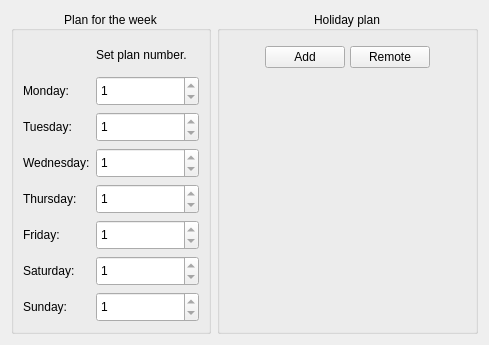
            <widget class="QWidget" name="WeekDate">
             <attribute name="title">
              <string>Week and date</string>
             </attribute>
             <layout class="QGridLayout" name="gridLayout_13">
              <item row="0" column="0">
               <widget class="QGroupBox" name="groupBoxWeek">
                <property name="minimumSize">
                 <size>
                  <width>200</width>
                  <height>0</height>
                 </size>
                </property>
                <property name="maximumSize">
                 <size>
                  <width>16777215</width>
                  <height>16777215</height>
                 </size>
                </property>
                <property name="title">
                 <string>Plan for the week</string>
                </property>
                <property name="alignment">
                 <set>Qt::AlignCenter</set>
                </property>
                <layout class="QFormLayout" name="formLayout_9">
                 <item row="1" column="0">
                  <widget class="QLabel" name="label_45">
                   <property name="minimumSize">
                    <size>
                     <width>0</width>
                     <height>30</height>
                    </size>
                   </property>
                   <property name="text">
                    <string>Monday:</string>
                   </property>
                  </widget>
                 </item>
                 <item row="2" column="0">
                  <widget class="QLabel" name="label_46">
                   <property name="minimumSize">
                    <size>
                     <width>0</width>
                     <height>30</height>
                    </size>
                   </property>
                   <property name="text">
                    <string>Tuesday:</string>
                   </property>
                  </widget>
                 </item>
                 <item row="3" column="0">
                  <widget class="QLabel" name="label_47">
                   <property name="minimumSize">
                    <size>
                     <width>0</width>
                     <height>30</height>
                    </size>
                   </property>
                   <property name="text">
                    <string>Wednesday:</string>
                   </property>
                  </widget>
                 </item>
                 <item row="4" column="0">
                  <widget class="QLabel" name="label_48">
                   <property name="minimumSize">
                    <size>
                     <width>0</width>
                     <height>30</height>
                    </size>
                   </property>
                   <property name="text">
                    <string>Thursday:</string>
                   </property>
                  </widget>
                 </item>
                 <item row="5" column="0">
                  <widget class="QLabel" name="label_49">
                   <property name="minimumSize">
                    <size>
                     <width>0</width>
                     <height>30</height>
                    </size>
                   </property>
                   <property name="text">
                    <string>Friday:</string>
                   </property>
                  </widget>
                 </item>
                 <item row="6" column="0">
                  <widget class="QLabel" name="label_50">
                   <property name="minimumSize">
                    <size>
                     <width>0</width>
                     <height>30</height>
                    </size>
                   </property>
                   <property name="text">
                    <string>Saturday:</string>
                   </property>
                  </widget>
                 </item>
                 <item row="1" column="1">
                  <widget class="QSpinBox" name="sbMonday">
                   <property name="minimumSize">
                    <size>
                     <width>0</width>
                     <height>30</height>
                    </size>
                   </property>
                   <property name="minimum">
                    <number>1</number>
                   </property>
                   <property name="maximum">
                    <number>1</number>
                   </property>
                  </widget>
                 </item>
                 <item row="2" column="1">
                  <widget class="QSpinBox" name="sbTuesday">
                   <property name="minimumSize">
                    <size>
                     <width>0</width>
                     <height>30</height>
                    </size>
                   </property>
                   <property name="minimum">
                    <number>1</number>
                   </property>
                   <property name="maximum">
                    <number>1</number>
                   </property>
                  </widget>
                 </item>
                 <item row="3" column="1">
                  <widget class="QSpinBox" name="sbWednesday">
                   <property name="minimumSize">
                    <size>
                     <width>0</width>
                     <height>30</height>
                    </size>
                   </property>
                   <property name="minimum">
                    <number>1</number>
                   </property>
                   <property name="maximum">
                    <number>1</number>
                   </property>
                  </widget>
                 </item>
                 <item row="4" column="1">
                  <widget class="QSpinBox" name="sbThursday">
                   <property name="minimumSize">
                    <size>
                     <width>0</width>
                     <height>30</height>
                    </size>
                   </property>
                   <property name="minimum">
                    <number>1</number>
                   </property>
                   <property name="maximum">
                    <number>1</number>
                   </property>
                  </widget>
                 </item>
                 <item row="5" column="1">
                  <widget class="QSpinBox" name="sbFriday">
                   <property name="minimumSize">
                    <size>
                     <width>0</width>
                     <height>30</height>
                    </size>
                   </property>
                   <property name="minimum">
                    <number>1</number>
                   </property>
                   <property name="maximum">
                    <number>1</number>
                   </property>
                  </widget>
                 </item>
                 <item row="6" column="1">
                  <widget class="QSpinBox" name="sbSaturday">
                   <property name="minimumSize">
                    <size>
                     <width>0</width>
                     <height>30</height>
                    </size>
                   </property>
                   <property name="minimum">
                    <number>1</number>
                   </property>
                   <property name="maximum">
                    <number>1</number>
                   </property>
                  </widget>
                 </item>
                 <item row="7" column="0">
                  <widget class="QLabel" name="label_51">
                   <property name="minimumSize">
                    <size>
                     <width>0</width>
                     <height>30</height>
                    </size>
                   </property>
                   <property name="text">
                    <string>Sunday:</string>
                   </property>
                  </widget>
                 </item>
                 <item row="7" column="1">
                  <widget class="QSpinBox" name="sbSunday">
                   <property name="minimumSize">
                    <size>
                     <width>0</width>
                     <height>30</height>
                    </size>
                   </property>
                   <property name="minimum">
                    <number>1</number>
                   </property>
                   <property name="maximum">
                    <number>1</number>
                   </property>
                  </widget>
                 </item>
                 <item row="0" column="1">
                  <widget class="QLabel" name="label_52">
                   <property name="minimumSize">
                    <size>
                     <width>0</width>
                     <height>30</height>
                    </size>
                   </property>
                   <property name="text">
                    <string>Set plan number.</string>
                   </property>
                  </widget>
                 </item>
                </layout>
               </widget>
              </item>
              <item row="0" column="1">
               <widget class="QGroupBox" name="groupBoxHoliday">
                <property name="title">
                 <string>Holiday plan</string>
                </property>
                <property name="alignment">
                 <set>Qt::AlignCenter</set>
                </property>
                <layout class="QVBoxLayout" name="verticalLayout_8" stretch="0,1">
                 <property name="spacing">
                  <number>0</number>
                 </property>
                 <property name="leftMargin">
                  <number>5</number>
                 </property>
                 <property name="topMargin">
                  <number>15</number>
                 </property>
                 <property name="rightMargin">
                  <number>5</number>
                 </property>
                 <property name="bottomMargin">
                  <number>0</number>
                 </property>
                 <item>
                  <layout class="QHBoxLayout" name="horizontalLayout_14" stretch="1,0,0,1">
                   <property name="spacing">
                    <number>5</number>
                   </property>
                   <item>
                    <spacer name="horizontalSpacer_6">
                     <property name="orientation">
                      <enum>Qt::Horizontal</enum>
                     </property>
                     <property name="sizeHint" stdset="0">
                      <size>
                       <width>40</width>
                       <height>20</height>
                      </size>
                     </property>
                    </spacer>
                   </item>
                   <item>
                    <widget class="QPushButton" name="pbAddHoliday">
                     <property name="text">
                      <string>Add</string>
                     </property>
                    </widget>
                   </item>
                   <item>
                    <widget class="QPushButton" name="pbRemoteHoliday">
                     <property name="text">
                      <string>Remote</string>
                     </property>
                    </widget>
                   </item>
                   <item>
                    <spacer name="horizontalSpacer_7">
                     <property name="orientation">
                      <enum>Qt::Horizontal</enum>
                     </property>
                     <property name="sizeHint" stdset="0">
                      <size>
                       <width>40</width>
                       <height>20</height>
                      </size>
                     </property>
                    </spacer>
                   </item>
                  </layout>
                 </item>
                 <item>
                  <widget class="QWidget" name="wHoliday" native="true"/>
                 </item>
                </layout>
               </widget>
              </item>
             </layout>
            </widget>
